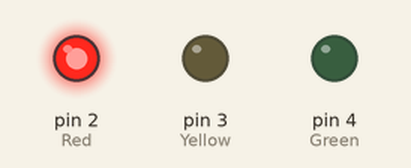
Recording of a sketch running on a simulated Arduino Uno, built with avr-gcc and run on an emulated ATmega328P. Shown: output pins drawn as LEDs (lit = HIGH).

Above: at 1.5 s.
At 4.5 s:
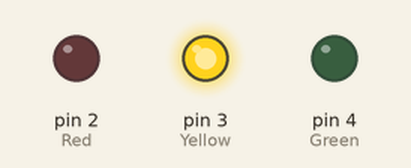
At 7.5 s:
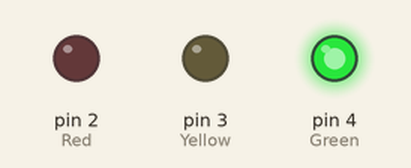
Timing chart, 0 to 11.7 s (numbered marks = the images above):
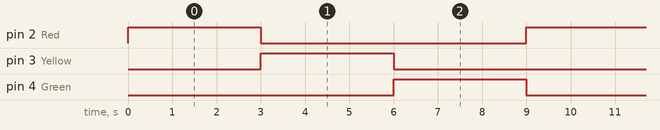

The sketch:

LEDLights.ino
```cpp
/*
This program to get 3 different LEDs turn on then turn off in sequence.
so if we have Red, Yellow and Green in sequence, we should follow the below steps:
1. Red Light ON.
2. Red Light OFF, then Yellow Light ON.
3. Yellow Light OFF, then Green Light ON.
4. Green Light OFF
5. then repeat (^_^)

we will connect LED lights to the below Pins:
- Red connected to pin 2
- Yellow connected to pin 3
- Green connected to pin 4

and delay for 3 seconds between each LED.
*/

// Create variable for LEDs Pin.
int Red=2;
int Yellow=3;
int Green=4;

// delay for 3 seconds
int delayTime=3000;

void setup() {
  // initilize PinMode for LEDs to set them with their Pins.
  pinMode (Red,OUTPUT);
  pinMode (Yellow, OUTPUT);
  pinMode (Green, OUTPUT);
}

void loop() {
  // Red Light ON
  digitalWrite (Red,HIGH);
  delay(delayTime);

  // Red Light OFF, then Yellow Light ON
  digitalWrite (Red, LOW);
  digitalWrite (Yellow, HIGH);
  delay(delayTime);

  // Yellow Light OFF, then Green Light ON
  digitalWrite (Yellow, LOW);
  digitalWrite (Green, HIGH);
  delay(delayTime);

   // Green Light ON
  digitalWrite (Green, LOW);
}
```

Measured:
- by itself, pin 2 (Red), pin 3 (Yellow), pin 4 (Green): alternates HIGH for 3.0 s and LOW for 6.0 s
- by itself, everything shown: repeats every 9.0 s, in 4 steps
